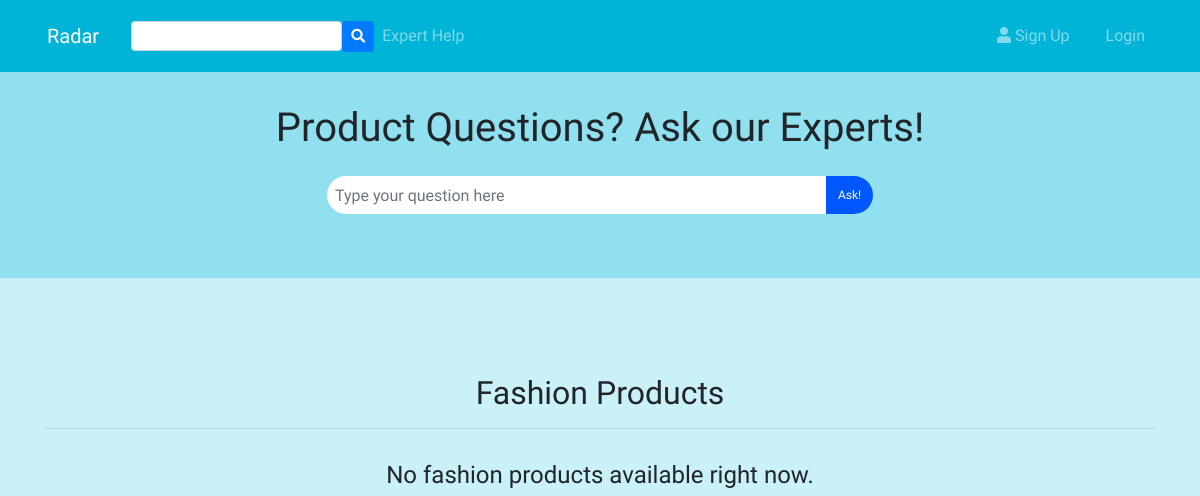
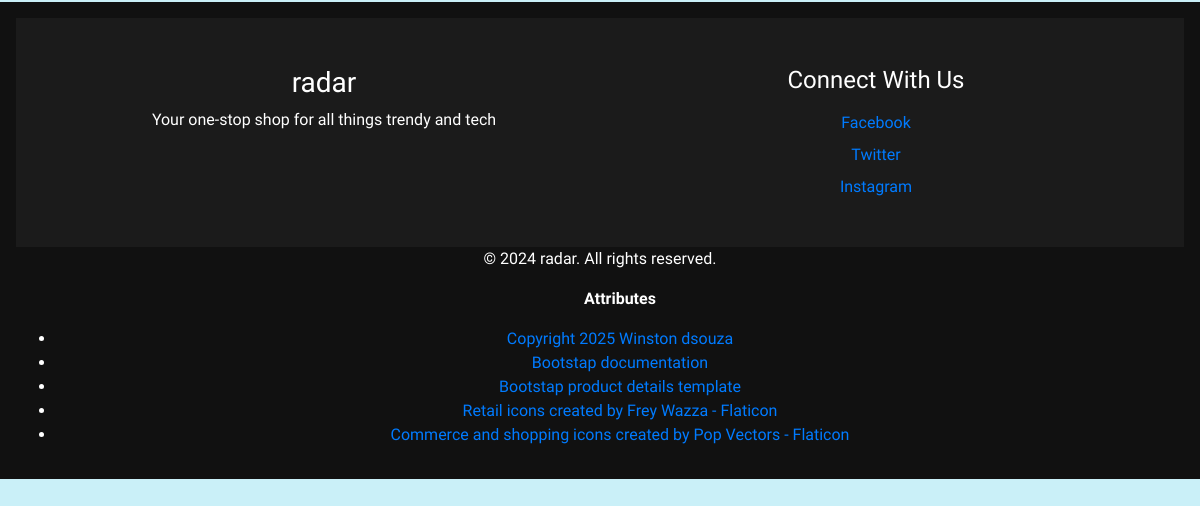
/fashion.php, run on an earlier commit of the app's database (2 pictures, top to bottom).
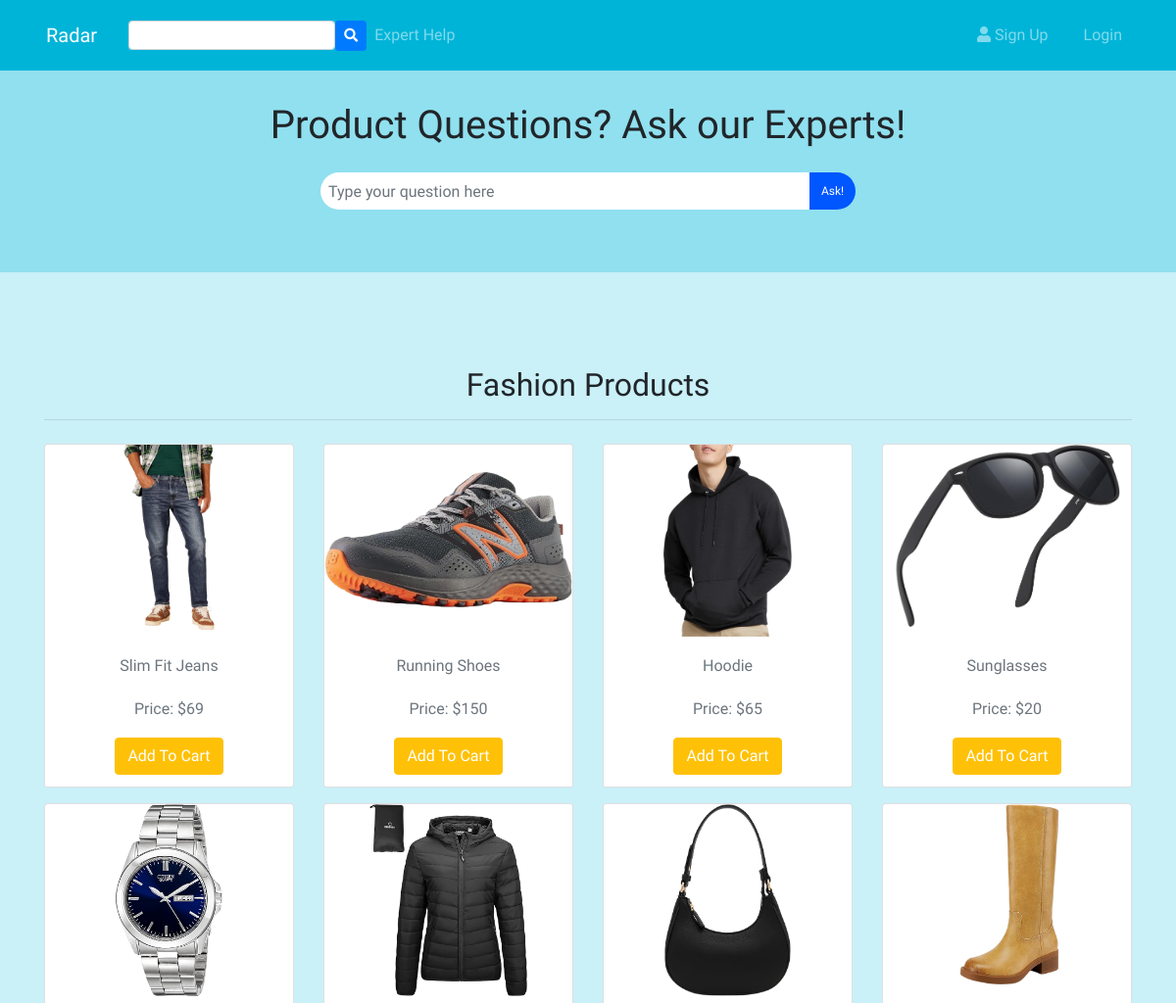
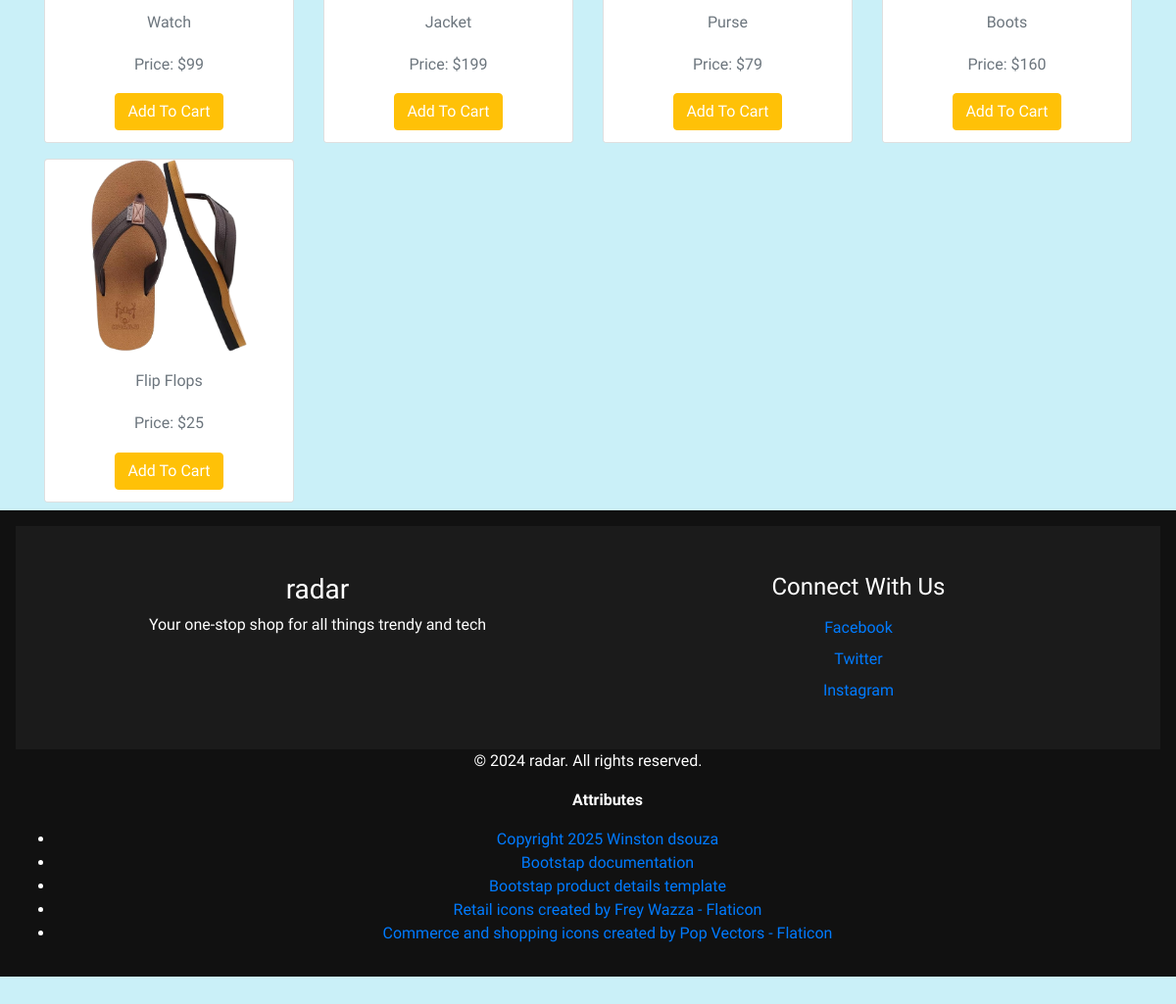
And on a later commit of the database (2 pictures, top to bottom).
### tables this page shows
CREATE TABLE `products` (
  `id` int(11) NOT NULL,
  `name` varchar(30) DEFAULT NULL,
  `price` int(20) NOT NULL,
  `image_path` varchar(255) DEFAULT NULL,
  `category` enum('','Electronics','Home','Fashion') NOT NULL DEFAULT '',
  `is_summer` tinyint(1) NOT NULL DEFAULT 0
);

### fashion.php (the view, shortened to what this page needs)
<?php
require 'includes/common.php';
?>
<!DOCTYPE html>
<html lang="en">
<head>
    <link rel="stylesheet" href="includes/styles.css?v=1.0">
    <link rel="stylesheet" href="https://stackpath.bootstrapcdn.com/bootstrap/4.1.3/css/bootstrap.min.css">
    <link href="https://stackpath.bootstrapcdn.com/font-awesome/4.7.0/css/font-awesome.min.css" rel="stylesheet" >
</head>
<body>
    <?php include 'includes/question_bar.php' ?>
    <div class="container" style="margin-top: 80px;">
        <h2 class="text-center">Fashion Products</h2>
        <hr>
        <div class="row text-center">
            <?php
            $query = "SELECT * FROM products WHERE category = 'Fashion'";
            $result = mysqli_query($con, $query);
            if (mysqli_num_rows($result) > 0) {
                while ($row = mysqli_fetch_assoc($result)) {
                    ?>
                    <div class="col-md-3 col-6 py-2">
                        <div class="card position-relative">
                            <a href="product.php?id=<?php echo $row['id']; ?>" class="stretched-link text-decoration-none text-dark">
                                <img src="<?php echo htmlspecialchars($row['image_path']); ?>" class="img-fluid pb-1" style="height: 200px; object-fit: contain;" alt="<?php echo htmlspecialchars($row['name']); ?>">
                                <div class="figure-caption">
                                    <h6><?php echo htmlspecialchars($row['name']); ?></h6>
                                    <h6>Price: $<?php echo htmlspecialchars($row['price']); ?></h6>
                                </div>
                            </a>
                            <div class="card-footer bg-white border-0">
                                <?php
                                if (!isset($_SESSION['email'])) {
                                    ?>
                                    <a href="index.php#login" role="button" class="btn btn-warning text-white">Add To Cart</a>
                                    <?php
                                }
                                ?>
                            </div>
                        </div>
                    </div>
                    <?php
                }
            } else {
                echo "<h4 class='text-center w-100'>No fashion products available right now.</h4>";
            }
            ?>
        </div>
    </div>
    <?php include('includes/footer.php'); ?>
</body>
</html>

### includes/question_bar.php (shortened to what this page needs)
<header class="header">
    <?php include 'navbar.php' ?>
    <div class="container text-center py-5">
        <h1 class="mb-4">Product Questions? Ask our Experts!</h1>
        <div class="input-group mb-3 justify-content-center">
            <input type="text" class="form-control question-box" placeholder="Type your question here" style="max-width: 500px;">
            <div class="input-group-append">
                <button id="seek-help" class="btn btn-primary search-button" onclick="ConfirmLogin()">Ask!</button>
            </div>
        </div>
    </div>
</header>

### includes/navbar.php (shortened to what this page needs)
<!DOCTYPE html>
<html lang="en">
<head>
    <link rel="stylesheet" href="styles.css?v=1.0">
    <link rel="stylesheet" href="https://stackpath.bootstrapcdn.com/bootstrap/4.1.3/css/bootstrap.min.css">
    <link href="https://stackpath.bootstrapcdn.com/font-awesome/4.7.0/css/font-awesome.min.css" rel="stylesheet" >
    <link rel="stylesheet" href="https://cdnjs.cloudflare.com/ajax/libs/font-awesome/5.15.4/css/all.min.css">
</head>
<nav class="navbar fixed-top navbar-expand-sm navbar-dark" style="background-color:#00b4d8">
    <div class="container">
        <a href="index.php" class="navbar-brand" style="font-family: 'Delius Swash Caps'">Radar</a>
        <div class="d-flex align-items-center ml-3">
            <form class="form-inline" method="GET" action="search.php">
              <div class="input-group">
                <div class="form-outline" data-mdb-input-init>
                  <input type="search" id="form1" name="query" class="form-control form-control-sm" style="height:30px;">
                </div>
                <button type="submit" class="btn btn-primary btn-sm" data-mdb-ripple-init>
                  <i class="fas fa-search"></i>
                </button>
              </div>
            </form>
          </div>
        <div class="collapse navbar-collapse justify-content-center" id="mynavbar">
            <ul class="navbar-nav">
                <li class="nav-item"><a href="help.php" class="nav-link">Expert Help</a></li>
            </ul>
            <ul class="navbar-nav ml-auto">
                <?php if (isset($_SESSION['email'])) { ?>
                    <li class="nav-item">
                        <a href="logout_script.php" class="nav-link">
                            <i class="fa fa-sign-out"></i> Logout
                        </a>
                    </li>
                    <li class="nav-item">
                        <a href="account.php" class="nav-link" data-placement="bottom" data-toggle="popover" data-trigger="hover" data-content="<?php echo $_SESSION['email']; ?>">
                            <i class="fa fa-user-circle"></i>
                        </a>
                    </li>
                <?php } else { ?>
                    <li class="nav-item">
                        <a href="#signup" class="nav-link" data-toggle="modal">
                            <i class="fa fa-user"></i> Sign Up
                        </a>
                    </li>
                    <li class="nav-item">
                        <a href="#login" class="nav-link" data-toggle="modal">
                            <i class="fa fa-sign-in"></i> Login
                        </a>
                    </li>
                <?php } ?>
            </ul>
        </div>
    </div>
</nav>

### includes/footer.php
<link rel="stylesheet" href="includes/styles.css?v=1.0">
<footer>
    <section class="footer-links">
        <div>
            <h3>radar</h3>
            <p>Your one-stop shop for all things trendy and tech</p>
        </div>
        <div>
            <h4>Connect With Us</h4>
            <ul>
                <li><a href="https://www.facebook.com" target="_blank" rel="noopener noreferrer">Facebook</a></li>
                <li><a href="https://www.twitter.com" target="_blank" rel="noopener noreferrer">Twitter</a></li>
                <li><a href="https://www.instagram.com" target="_blank" rel="noopener noreferrer">Instagram</a></li>
            </ul>
        </div>
    </section>
    <p class="copyright">© 2024 radar. All rights reserved.</p>
    <ul class="attributes">
        <p style="font-weight: bold">Attributes</p>
        <li><a href="https://github.com/winston-dsouza/ecommerce-website?tab=readme-ov-file" title="Github ecommerce site template">Copyright 2025 Winston dsouza</a></li>
        <li><a href="https://getbootstrap.com/docs/4.0/getting-started/introduction/" title="Bootstrap docs">Bootstap documentation</a></li>
        <li><a href="https://bootstrapexamples.com/@andreas-muller/product-details-page" title="product detail template">Bootstap product details template</a></li>
        <li><a href="https://www.flaticon.com/free-icons/retail" title="retail icons">Retail icons created by Frey Wazza - Flaticon</a></li>
        <li><a href="https://www.flaticon.com/free-icons/commerce-and-shopping" title="commerce and shopping icons">Commerce and shopping icons created by Pop Vectors - Flaticon</a></li>
</ul>
</footer>

### includes/styles.css (style rules this page uses)
.header { display: flex; flex-direction: column; background-color: #90e0ef; }
.navbar { display: flex; justify-content: space-between; align-items: center; padding: 1rem 2rem; background-color: #00b4d8; }
.search-button { background-color: #0056FF; color: white; border-radius: 30px; border: none; padding: 6px 12px; cursor: pointer; font-size: 12px; transition: background-color 0.3s ease, transform 0.2s ease; }
.question-box { padding: 0.5rem; width: 300px; border-radius: 20px; border: none; }
.footer-links { background: #1b1b1b; color: white; display: grid; grid-template-columns: repeat(auto-fit, minmax(150px, 1fr)); padding: 2rem; }
.footer-links ul { list-style: none; padding: 0; }
.footer-links li { margin-bottom: 0.5rem; }
.footer-links h4 { margin-bottom: 1rem; }
footer { background: #111; color: white; text-align: center; padding: 1rem; }
html { position: relative; min-height: 100%; }
body { overflow-x:hidden; max-width: 100%; margin:0; margin-bottom: 150px; background-color: #caf0f8; }
body, h1, h2, h3, h4, h5, h6 { font-family: 'Andika'; padding-top: 16px; }
.container a { color:black; }

What changed in the data, as far as the page shows it:
added products: image_path (picture), name "Slim Fit Jeans", price "69"
added products: image_path (picture), name "Running Shoes", price "150"
added products: image_path (picture), name "Hoodie", price "65"
added products: image_path (picture), name "Sunglasses", price "20"
added products: image_path (picture), name "Watch", price "99"
added products: image_path (picture), name "Jacket", price "199"
added products: image_path (picture), name "Purse", price "79"
added products: image_path (picture), name "Boots", price "160"
added products: image_path (picture), name "Flip Flops", price "25"
Also different on the page:
text no longer shown: "No fashion products available right now."
